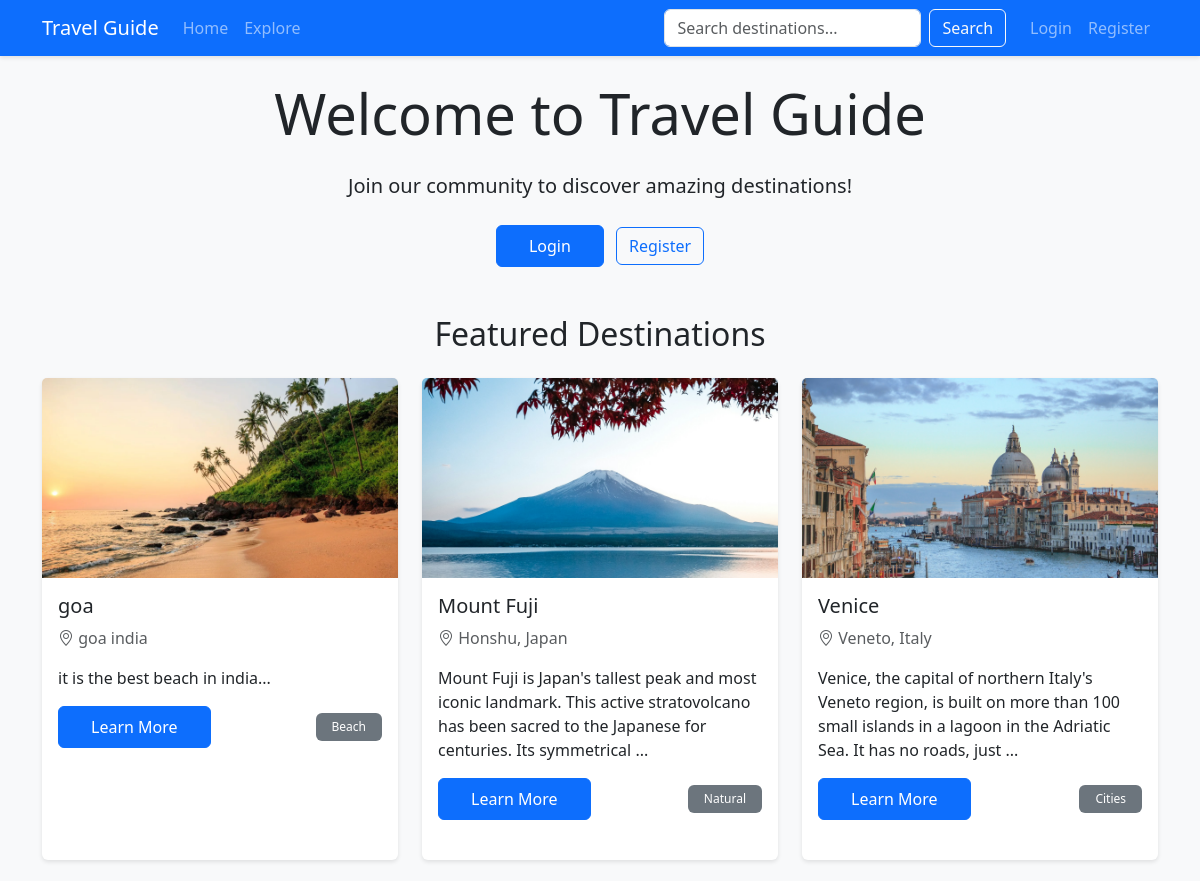
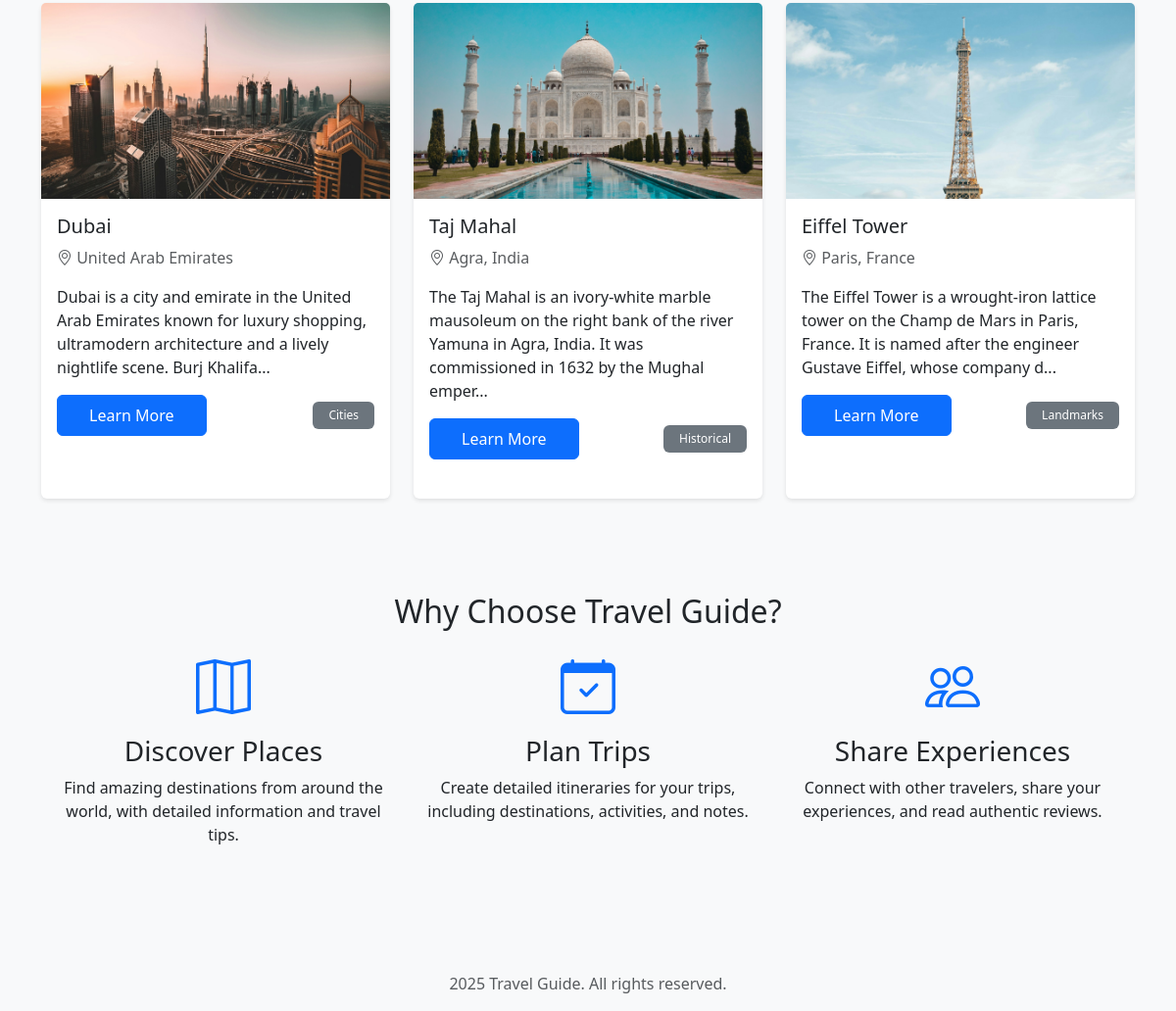
The page / on the database its author committed (2 pictures, top to bottom).
### app.py (models this page shows)
class Destination(db.Model):
    id = db.Column(db.Integer, primary_key=True)
    name = db.Column(db.String(100), nullable=False)
    description = db.Column(db.Text, nullable=False)
    location = db.Column(db.String(100), nullable=False)
    category = db.Column(db.String(50), nullable=False)  # Categories: Beach, Mountain, Cities, Cultural, Nature, Historical, Landmarks
    image = db.Column(db.String(200))
    latitude = db.Column(db.Float)
    longitude = db.Column(db.Float)
    created_at = db.Column(db.DateTime, default=datetime.utcnow)
    user_id = db.Column(db.Integer, db.ForeignKey('user.id'), nullable=False)
    reviews = db.relationship('Review', backref='destination', lazy=True)
    favorites = db.relationship('Favorite', backref='destination', lazy=True)
    CATEGORIES = ['Beach', 'Mountain', 'Cities', 'Cultural', 'Natural', 'Historical', 'Landmarks']

### app.py (the view)
@app.route('/')
def index():
    featured_destinations = Destination.query.order_by(Destination.created_at.desc()).limit(6).all()
    return render_template('index.html', destinations=featured_destinations)

### templates/index.html (shortened to what this page needs)
{% extends "base.html" %}
{% block content %}
<div class="text-center mb-5">
    <h1 class="display-4 mb-4">Welcome to Travel Guide</h1>
    {% if current_user.is_authenticated %}
        <h2>Welcome back, {{ current_user.username }}!</h2>
        <p class="lead">Start exploring amazing destinations around the world.</p>
    {% else %}
        <p class="lead">Join our community to discover amazing destinations!</p>
        <div class="mt-4">
            <a href="{{ url_for('login') }}" class="btn btn-primary me-2">Login</a>
            <a href="{{ url_for('register') }}" class="btn btn-outline-primary">Register</a>
        </div>
    {% endif %}
</div>
<section class="featured-destinations">
    <h2 class="text-center mb-4">Featured Destinations</h2>
    <div class="row g-4">
        {% for destination in destinations %}
        <div class="col-md-4">
            <div class="card h-100">
                {% if destination.image %}
                <img src="{{ url_for('static', filename='uploads/' + destination.image) }}" class="card-img-top" alt="{{ destination.name }}">
                {% else %}
                <img src="{{ url_for('static', filename='img/placeholder.jpg') }}" class="card-img-top" alt="Placeholder">
                {% endif %}
                <div class="card-body">
                    <h5 class="card-title">{{ destination.name }}</h5>
                    <p class="card-text text-muted"><i class="bi bi-geo-alt"></i> {{ destination.location }}</p>
                    <p class="card-text">{{ destination.description[:150] }}...</p>
                    <div class="d-flex justify-content-between align-items-center">
                        <a href="{{ url_for('destination_detail', id=destination.id) }}" class="btn btn-primary">Learn More</a>
                        <span class="badge bg-secondary">{{ destination.category }}</span>
                    </div>
                </div>
            </div>
        </div>
        {% endfor %}
    </div>
</section>
<section class="features mt-5 py-5 bg-light">
    <div class="container">
        <h2 class="text-center mb-4">Why Choose Travel Guide?</h2>
        <div class="row g-4">
            <div class="col-md-4">
                <div class="text-center">
                    <i class="bi bi-map display-4 text-primary"></i>
                    <h3 class="mt-3">Discover Places</h3>
                    <p>Find amazing destinations from around the world, with detailed information and travel tips.</p>
                </div>
            </div>
            <div class="col-md-4">
                <div class="text-center">
                    <i class="bi bi-calendar-check display-4 text-primary"></i>
                    <h3 class="mt-3">Plan Trips</h3>
                    <p>Create detailed itineraries for your trips, including destinations, activities, and notes.</p>
                </div>
            </div>
            <div class="col-md-4">
                <div class="text-center">
                    <i class="bi bi-people display-4 text-primary"></i>
                    <h3 class="mt-3">Share Experiences</h3>
                    <p>Connect with other travelers, share your experiences, and read authentic reviews.</p>
                </div>
            </div>
        </div>
    </div>
</section>
{% endblock %}

### templates/base.html (shortened to what this page needs)
<!DOCTYPE html>
<html lang="en">
<head>
    <link href="https://cdn.jsdelivr.net/npm/bootstrap@5.3.0/dist/css/bootstrap.min.css" rel="stylesheet">
    <link rel="stylesheet" href="https://cdn.jsdelivr.net/npm/bootstrap-icons@1.7.2/font/bootstrap-icons.css">
    <link rel="stylesheet" href="{{ url_for('static', filename='css/style.css') }}">
</head>
<body>
    <nav class="navbar navbar-expand-lg navbar-dark bg-primary">
        <div class="container">
            <a class="navbar-brand" href="{{ url_for('index') }}">Travel Guide</a>
            <div class="collapse navbar-collapse" id="navbarNav">
                <ul class="navbar-nav me-auto">
                    <li class="nav-item">
                        <a class="nav-link" href="{{ url_for('index') }}">Home</a>
                    </li>
                    <li class="nav-item">
                        <a class="nav-link" href="{{ url_for('search') }}">Explore</a>
                    </li>
                </ul>
                <form class="d-flex me-3" action="{{ url_for('search') }}" method="get">
                    <input class="form-control me-2" type="search" name="q" placeholder="Search destinations...">
                    <button class="btn btn-outline-light" type="submit">Search</button>
                </form>
                <ul class="navbar-nav">
                    {% if current_user.is_authenticated %}
                    <li class="nav-item">
                        <a class="nav-link" href="{{ url_for('profile') }}">
                            <i class="bi bi-person-circle"></i> Profile
                        </a>
                    </li>
                    <li class="nav-item">
                        <a class="nav-link" href="{{ url_for('logout') }}">Logout</a>
                    </li>
                    {% else %}
                    <li class="nav-item">
                        <a class="nav-link" href="{{ url_for('login') }}">Login</a>
                    </li>
                    <li class="nav-item">
                        <a class="nav-link" href="{{ url_for('register') }}">Register</a>
                    </li>
                    {% endif %}
                </ul>
            </div>
        </div>
    </nav>
    <main class="container mt-4">
        {% block content %}{% endblock %}
    </main>
    <footer class="footer mt-5 py-3 bg-light">
        <div class="container text-center">
            <span class="text-muted"> 2025 Travel Guide. All rights reserved.</span>
        </div>
    </footer>
</body>
</html>

### static/css/style.css (style rules this page uses)
body { background-color: #f8f9fa; min-height: 100vh; display: flex; flex-direction: column; }
main { flex: 1; }
.navbar { box-shadow: 0 2px 4px rgba(0,0,0,.1); }
.card { box-shadow: 0 4px 6px rgba(0,0,0,.1); border: none; box-shadow: 0 2px 4px rgba(0, 0, 0, 0.1); transition: transform 0.2s, box-shadow 0.2s; }
.card-img-top { height: 200px; object-fit: cover; }
.btn-primary { padding: 0.5rem 2rem; }
.featured-destinations .card { margin-bottom: 1.5rem; }
.footer { margin-top: auto; padding: 1.5rem 0; background-color: #f8f9fa; }
.badge { padding: 0.5rem 1rem; font-weight: 500; }

### rows shown on the page
Destination: image (picture), name "goa", location "goa india", description "it is the best beach in india", category "Beach"
Destination: image (picture), name "Mount Fuji", location "Honshu, Japan", description "Mount Fuji is Japan's tallest peak and most iconic landmark. This active stratovolcano has been sacred to the Japanese for centuries. Its symmetrical", category "Natural"
Destination: image (picture), name "Venice", location "Veneto, Italy", description "Venice, the capital of northern Italy's Veneto region, is built on more than 100 small islands in a lagoon in the Adriatic Sea. It has no roads, just", category "Cities"
Destination: image (picture), name "Dubai", location "United Arab Emirates", description "Dubai is a city and emirate in the United Arab Emirates known for luxury shopping, ultramodern architecture and a lively nightlife scene. Burj Khalifa", category "Cities"
Destination: image (picture), name "Taj Mahal", location "Agra, India", description "The Taj Mahal is an ivory-white marble mausoleum on the right bank of the river Yamuna in Agra, India. It was commissioned in 1632 by the Mughal emper", category "Historical"
Destination: image (picture), name "Eiffel Tower", location "Paris, France", description "The Eiffel Tower is a wrought-iron lattice tower on the Champ de Mars in Paris, France. It is named after the engineer Gustave Eiffel, whose company d", category "Landmarks"
